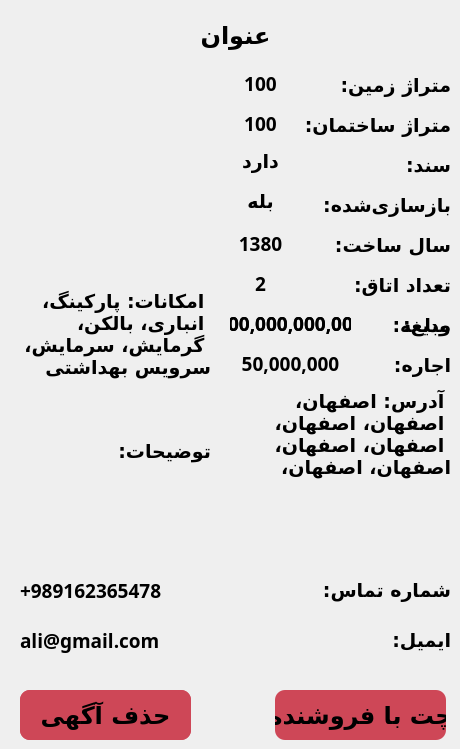
    <widget class="QWidget" name="page_Details_HouseVilla">
     <widget class="QLabel" name="label_detail_hv_total_price_text">
      <property name="geometry">
       <rect>
        <x>360</x>
        <y>310</y>
        <width>91</width>
        <height>31</height>
       </rect>
      </property>
      <property name="font">
       <font>
        <family>B Nazanin</family>
        <pointsize>14</pointsize>
        <weight>75</weight>
        <bold>true</bold>
       </font>
      </property>
      <property name="text">
       <string>مبلغ:</string>
      </property>
      <property name="alignment">
       <set>Qt::AlignLeading|Qt::AlignLeft|Qt::AlignVCenter</set>
      </property>
      <property name="wordWrap">
       <bool>true</bool>
      </property>
     </widget>
     <widget class="QLabel" name="label_45">
      <property name="geometry">
       <rect>
        <x>300</x>
        <y>270</y>
        <width>151</width>
        <height>31</height>
       </rect>
      </property>
      <property name="font">
       <font>
        <family>B Nazanin</family>
        <pointsize>14</pointsize>
        <weight>75</weight>
        <bold>true</bold>
       </font>
      </property>
      <property name="text">
       <string>تعداد اتاق:</string>
      </property>
      <property name="alignment">
       <set>Qt::AlignLeading|Qt::AlignLeft|Qt::AlignVCenter</set>
      </property>
      <property name="wordWrap">
       <bool>true</bool>
      </property>
     </widget>
     <widget class="QLabel" name="label_detail_hv_deposit">
      <property name="geometry">
       <rect>
        <x>230</x>
        <y>310</y>
        <width>121</width>
        <height>31</height>
       </rect>
      </property>
      <property name="font">
       <font>
        <family>B Nazanin</family>
        <pointsize>14</pointsize>
        <weight>75</weight>
        <bold>true</bold>
       </font>
      </property>
      <property name="text">
       <string>100,000,000,000</string>
      </property>
      <property name="alignment">
       <set>Qt::AlignHCenter|Qt::AlignTop</set>
      </property>
      <property name="wordWrap">
       <bool>true</bool>
      </property>
     </widget>
     <widget class="QLabel" name="label_detail_hv_description">
      <property name="geometry">
       <rect>
        <x>10</x>
        <y>440</y>
        <width>201</width>
        <height>121</height>
       </rect>
      </property>
      <property name="font">
       <font>
        <family>B Nazanin</family>
        <pointsize>14</pointsize>
        <weight>75</weight>
        <bold>true</bold>
       </font>
      </property>
      <property name="text">
       <string>توضیحات:</string>
      </property>
      <property name="alignment">
       <set>Qt::AlignLeading|Qt::AlignLeft|Qt::AlignTop</set>
      </property>
      <property name="wordWrap">
       <bool>true</bool>
      </property>
     </widget>
     <widget class="QLabel" name="label_detail_hv_monthly_rent">
      <property name="geometry">
       <rect>
        <x>230</x>
        <y>350</y>
        <width>121</width>
        <height>31</height>
       </rect>
      </property>
      <property name="font">
       <font>
        <family>B Nazanin</family>
        <pointsize>14</pointsize>
        <weight>75</weight>
        <bold>true</bold>
       </font>
      </property>
      <property name="text">
       <string>50,000,000</string>
      </property>
      <property name="alignment">
       <set>Qt::AlignHCenter|Qt::AlignTop</set>
      </property>
      <property name="wordWrap">
       <bool>true</bool>
      </property>
     </widget>
     <widget class="QLabel" name="label_detail_hv_total_price">
      <property name="geometry">
       <rect>
        <x>230</x>
        <y>310</y>
        <width>121</width>
        <height>31</height>
       </rect>
      </property>
      <property name="font">
       <font>
        <family>B Nazanin</family>
        <pointsize>14</pointsize>
        <weight>75</weight>
        <bold>true</bold>
       </font>
      </property>
      <property name="text">
       <string>100,000,000,000</string>
      </property>
      <property name="alignment">
       <set>Qt::AlignHCenter|Qt::AlignTop</set>
      </property>
      <property name="wordWrap">
       <bool>true</bool>
      </property>
     </widget>
     <widget class="QLabel" name="label_detail_hv_facilities">
      <property name="geometry">
       <rect>
        <x>20</x>
        <y>290</y>
        <width>191</width>
        <height>131</height>
       </rect>
      </property>
      <property name="font">
       <font>
        <family>B Nazanin</family>
        <pointsize>14</pointsize>
        <weight>75</weight>
        <bold>true</bold>
       </font>
      </property>
      <property name="text">
       <string>امکانات: پارکینگ، انباری، بالکن، گرمایش، سرمایش، سرویس بهداشتی</string>
      </property>
      <property name="alignment">
       <set>Qt::AlignLeading|Qt::AlignLeft|Qt::AlignTop</set>
      </property>
      <property name="wordWrap">
       <bool>true</bool>
      </property>
     </widget>
     <widget class="QLabel" name="label_detail_hv_build_area">
      <property name="geometry">
       <rect>
        <x>230</x>
        <y>110</y>
        <width>61</width>
        <height>31</height>
       </rect>
      </property>
      <property name="font">
       <font>
        <family>B Nazanin</family>
        <pointsize>14</pointsize>
        <weight>75</weight>
        <bold>true</bold>
       </font>
      </property>
      <property name="text">
       <string>100</string>
      </property>
      <property name="alignment">
       <set>Qt::AlignHCenter|Qt::AlignTop</set>
      </property>
      <property name="wordWrap">
       <bool>true</bool>
      </property>
     </widget>
     <widget class="QLabel" name="label_detail_hv_email">
      <property name="geometry">
       <rect>
        <x>20</x>
        <y>620</y>
        <width>291</width>
        <height>41</height>
       </rect>
      </property>
      <property name="font">
       <font>
        <family>B Nazanin</family>
        <pointsize>14</pointsize>
        <weight>75</weight>
        <bold>true</bold>
       </font>
      </property>
      <property name="layoutDirection">
       <enum>Qt::LeftToRight</enum>
      </property>
      <property name="text">
       <string>ali@gmail.com</string>
      </property>
      <property name="alignment">
       <set>Qt::AlignLeading|Qt::AlignLeft|Qt::AlignVCenter</set>
      </property>
      <property name="wordWrap">
       <bool>true</bool>
      </property>
     </widget>
     <widget class="QLabel" name="label_detail_hv_photo">
      <property name="geometry">
       <rect>
        <x>20</x>
        <y>80</y>
        <width>200</width>
        <height>200</height>
       </rect>
      </property>
      <property name="text">
       <string/>
      </property>
      <property name="pixmap">
       <pixmap>:/images/default.jpg</pixmap>
      </property>
      <property name="scaledContents">
       <bool>true</bool>
      </property>
      <property name="alignment">
       <set>Qt::AlignCenter</set>
      </property>
     </widget>
     <widget class="QLabel" name="label_63">
      <property name="geometry">
       <rect>
        <x>290</x>
        <y>150</y>
        <width>161</width>
        <height>31</height>
       </rect>
      </property>
      <property name="font">
       <font>
        <family>B Nazanin</family>
        <pointsize>14</pointsize>
        <weight>75</weight>
        <bold>true</bold>
       </font>
      </property>
      <property name="text">
       <string>سند:</string>
      </property>
      <property name="alignment">
       <set>Qt::AlignLeading|Qt::AlignLeft|Qt::AlignVCenter</set>
      </property>
      <property name="wordWrap">
       <bool>true</bool>
      </property>
     </widget>
     <widget class="QLabel" name="label_47">
      <property name="geometry">
       <rect>
        <x>300</x>
        <y>230</y>
        <width>151</width>
        <height>31</height>
       </rect>
      </property>
      <property name="font">
       <font>
        <family>B Nazanin</family>
        <pointsize>14</pointsize>
        <weight>75</weight>
        <bold>true</bold>
       </font>
      </property>
      <property name="text">
       <string>سال ساخت:</string>
      </property>
      <property name="alignment">
       <set>Qt::AlignLeading|Qt::AlignLeft|Qt::AlignVCenter</set>
      </property>
      <property name="wordWrap">
       <bool>true</bool>
      </property>
     </widget>
     <widget class="QLabel" name="label_detail_hv_phone">
      <property name="geometry">
       <rect>
        <x>20</x>
        <y>570</y>
        <width>291</width>
        <height>41</height>
       </rect>
      </property>
      <property name="font">
       <font>
        <family>B Nazanin</family>
        <pointsize>14</pointsize>
        <weight>75</weight>
        <bold>true</bold>
       </font>
      </property>
      <property name="layoutDirection">
       <enum>Qt::LeftToRight</enum>
      </property>
      <property name="text">
       <string>+989162365478</string>
      </property>
      <property name="alignment">
       <set>Qt::AlignLeading|Qt::AlignLeft|Qt::AlignVCenter</set>
      </property>
      <property name="wordWrap">
       <bool>true</bool>
      </property>
     </widget>
     <widget class="QLabel" name="label_68">
      <property name="geometry">
       <rect>
        <x>320</x>
        <y>620</y>
        <width>131</width>
        <height>41</height>
       </rect>
      </property>
      <property name="font">
       <font>
        <family>B Nazanin</family>
        <pointsize>14</pointsize>
        <weight>75</weight>
        <bold>true</bold>
       </font>
      </property>
      <property name="text">
       <string>ایمیل:</string>
      </property>
      <property name="alignment">
       <set>Qt::AlignLeading|Qt::AlignLeft|Qt::AlignVCenter</set>
      </property>
      <property name="wordWrap">
       <bool>true</bool>
      </property>
     </widget>
     <widget class="QLabel" name="label_61">
      <property name="geometry">
       <rect>
        <x>290</x>
        <y>190</y>
        <width>161</width>
        <height>31</height>
       </rect>
      </property>
      <property name="font">
       <font>
        <family>B Nazanin</family>
        <pointsize>14</pointsize>
        <weight>75</weight>
        <bold>true</bold>
       </font>
      </property>
      <property name="text">
       <string>بازسازی‌شده:</string>
      </property>
      <property name="alignment">
       <set>Qt::AlignLeading|Qt::AlignLeft|Qt::AlignVCenter</set>
      </property>
      <property name="wordWrap">
       <bool>true</bool>
      </property>
     </widget>
     <widget class="QLabel" name="label_detail_hv_deposit_text">
      <property name="geometry">
       <rect>
        <x>350</x>
        <y>310</y>
        <width>101</width>
        <height>31</height>
       </rect>
      </property>
      <property name="font">
       <font>
        <family>B Nazanin</family>
        <pointsize>14</pointsize>
        <weight>75</weight>
        <bold>true</bold>
       </font>
      </property>
      <property name="text">
       <string>ودیعه:</string>
      </property>
      <property name="alignment">
       <set>Qt::AlignLeading|Qt::AlignLeft|Qt::AlignVCenter</set>
      </property>
      <property name="wordWrap">
       <bool>true</bool>
      </property>
     </widget>
     <widget class="QLabel" name="label_detail_hv_title">
      <property name="geometry">
       <rect>
        <x>20</x>
        <y>10</y>
        <width>431</width>
        <height>51</height>
       </rect>
      </property>
      <property name="font">
       <font>
        <family>B Nazanin</family>
        <pointsize>18</pointsize>
        <weight>75</weight>
        <bold>true</bold>
       </font>
      </property>
      <property name="text">
       <string>عنوان</string>
      </property>
      <property name="alignment">
       <set>Qt::AlignCenter</set>
      </property>
      <property name="wordWrap">
       <bool>true</bool>
      </property>
     </widget>
     <widget class="QLabel" name="label_detail_hv_room">
      <property name="geometry">
       <rect>
        <x>230</x>
        <y>270</y>
        <width>61</width>
        <height>31</height>
       </rect>
      </property>
      <property name="font">
       <font>
        <family>B Nazanin</family>
        <pointsize>14</pointsize>
        <weight>75</weight>
        <bold>true</bold>
       </font>
      </property>
      <property name="text">
       <string>2</string>
      </property>
      <property name="alignment">
       <set>Qt::AlignHCenter|Qt::AlignTop</set>
      </property>
      <property name="wordWrap">
       <bool>true</bool>
      </property>
     </widget>
     <widget class="QLabel" name="label_detail_hv_monthly_rent_text">
      <property name="geometry">
       <rect>
        <x>350</x>
        <y>350</y>
        <width>101</width>
        <height>31</height>
       </rect>
      </property>
      <property name="font">
       <font>
        <family>B Nazanin</family>
        <pointsize>14</pointsize>
        <weight>75</weight>
        <bold>true</bold>
       </font>
      </property>
      <property name="text">
       <string>اجاره:</string>
      </property>
      <property name="alignment">
       <set>Qt::AlignLeading|Qt::AlignLeft|Qt::AlignVCenter</set>
      </property>
      <property name="wordWrap">
       <bool>true</bool>
      </property>
     </widget>
     <widget class="QLabel" name="label_detail_hv_deed">
      <property name="geometry">
       <rect>
        <x>230</x>
        <y>150</y>
        <width>61</width>
        <height>31</height>
       </rect>
      </property>
      <property name="font">
       <font>
        <family>B Nazanin</family>
        <pointsize>14</pointsize>
        <weight>75</weight>
        <bold>true</bold>
       </font>
      </property>
      <property name="text">
       <string>دارد</string>
      </property>
      <property name="alignment">
       <set>Qt::AlignHCenter|Qt::AlignTop</set>
      </property>
      <property name="wordWrap">
       <bool>true</bool>
      </property>
     </widget>
     <widget class="QLabel" name="label_detail_hv_renovated">
      <property name="geometry">
       <rect>
        <x>230</x>
        <y>190</y>
        <width>61</width>
        <height>31</height>
       </rect>
      </property>
      <property name="font">
       <font>
        <family>B Nazanin</family>
        <pointsize>14</pointsize>
        <weight>75</weight>
        <bold>true</bold>
       </font>
      </property>
      <property name="text">
       <string>بله</string>
      </property>
      <property name="alignment">
       <set>Qt::AlignHCenter|Qt::AlignTop</set>
      </property>
      <property name="wordWrap">
       <bool>true</bool>
      </property>
     </widget>
     <widget class="QLabel" name="label_49">
      <property name="geometry">
       <rect>
        <x>290</x>
        <y>70</y>
        <width>161</width>
        <height>31</height>
       </rect>
      </property>
      <property name="font">
       <font>
        <family>B Nazanin</family>
        <pointsize>14</pointsize>
        <weight>75</weight>
        <bold>true</bold>
       </font>
      </property>
      <property name="text">
       <string>متراژ زمین:</string>
      </property>
      <property name="alignment">
       <set>Qt::AlignLeading|Qt::AlignLeft|Qt::AlignVCenter</set>
      </property>
      <property name="wordWrap">
       <bool>true</bool>
      </property>
     </widget>
     <widget class="QLabel" name="label_detail_hv_full_address">
      <property name="geometry">
       <rect>
        <x>230</x>
        <y>390</y>
        <width>221</width>
        <height>171</height>
       </rect>
      </property>
      <property name="font">
       <font>
        <family>B Nazanin</family>
        <pointsize>14</pointsize>
        <weight>75</weight>
        <bold>true</bold>
       </font>
      </property>
      <property name="text">
       <string>آدرس: اصفهان، اصفهان، اصفهان، اصفهان، اصفهان، اصفهان، اصفهان، </string>
      </property>
      <property name="alignment">
       <set>Qt::AlignLeading|Qt::AlignLeft|Qt::AlignTop</set>
      </property>
      <property name="wordWrap">
       <bool>true</bool>
      </property>
     </widget>
     <widget class="QLabel" name="label_66">
      <property name="geometry">
       <rect>
        <x>320</x>
        <y>570</y>
        <width>131</width>
        <height>41</height>
       </rect>
      </property>
      <property name="font">
       <font>
        <family>B Nazanin</family>
        <pointsize>14</pointsize>
        <weight>75</weight>
        <bold>true</bold>
       </font>
      </property>
      <property name="text">
       <string>شماره تماس:</string>
      </property>
      <property name="alignment">
       <set>Qt::AlignLeading|Qt::AlignLeft|Qt::AlignVCenter</set>
      </property>
      <property name="wordWrap">
       <bool>true</bool>
      </property>
     </widget>
     <widget class="QLabel" name="label_50">
      <property name="geometry">
       <rect>
        <x>290</x>
        <y>110</y>
        <width>161</width>
        <height>31</height>
       </rect>
      </property>
      <property name="font">
       <font>
        <family>B Nazanin</family>
        <pointsize>14</pointsize>
        <weight>75</weight>
        <bold>true</bold>
       </font>
      </property>
      <property name="text">
       <string>متراژ ساختمان:</string>
      </property>
      <property name="alignment">
       <set>Qt::AlignLeading|Qt::AlignLeft|Qt::AlignVCenter</set>
      </property>
      <property name="wordWrap">
       <bool>true</bool>
      </property>
     </widget>
     <widget class="QLabel" name="label_detail_hv_land_area">
      <property name="geometry">
       <rect>
        <x>230</x>
        <y>70</y>
        <width>61</width>
        <height>31</height>
       </rect>
      </property>
      <property name="font">
       <font>
        <family>B Nazanin</family>
        <pointsize>14</pointsize>
        <weight>75</weight>
        <bold>true</bold>
       </font>
      </property>
      <property name="text">
       <string>100</string>
      </property>
      <property name="alignment">
       <set>Qt::AlignHCenter|Qt::AlignTop</set>
      </property>
      <property name="wordWrap">
       <bool>true</bool>
      </property>
     </widget>
     <widget class="QPushButton" name="pushButton_detail_hv_report">
      <property name="geometry">
       <rect>
        <x>20</x>
        <y>690</y>
        <width>171</width>
        <height>50</height>
       </rect>
      </property>
      <property name="font">
       <font>
        <family>B Nazanin</family>
        <pointsize>18</pointsize>
        <weight>75</weight>
        <bold>true</bold>
       </font>
      </property>
      <property name="cursor">
       <cursorShape>PointingHandCursor</cursorShape>
      </property>
      <property name="styleSheet">
       <string notr="true">background-color: #CE4757;
border-style: solid;
border-color: black;
border-width: 0px;
border-radius: 10px;</string>
      </property>
      <property name="text">
       <string>گزارش آگهی</string>
      </property>
     </widget>
     <widget class="QLabel" name="label_detail_hv_year">
      <property name="geometry">
       <rect>
        <x>230</x>
        <y>230</y>
        <width>61</width>
        <height>31</height>
       </rect>
      </property>
      <property name="font">
       <font>
        <family>B Nazanin</family>
        <pointsize>14</pointsize>
        <weight>75</weight>
        <bold>true</bold>
       </font>
      </property>
      <property name="text">
       <string>1380</string>
      </property>
      <property name="alignment">
       <set>Qt::AlignHCenter|Qt::AlignTop</set>
      </property>
      <property name="wordWrap">
       <bool>true</bool>
      </property>
     </widget>
     <widget class="QPushButton" name="pushButton_detail_hv_chat">
      <property name="geometry">
       <rect>
        <x>275</x>
        <y>690</y>
        <width>171</width>
        <height>50</height>
       </rect>
      </property>
      <property name="font">
       <font>
        <family>B Nazanin</family>
        <pointsize>18</pointsize>
        <weight>75</weight>
        <bold>true</bold>
       </font>
      </property>
      <property name="cursor">
       <cursorShape>PointingHandCursor</cursorShape>
      </property>
      <property name="styleSheet">
       <string notr="true">background-color: #CE4757;
border-style: solid;
border-color: black;
border-width: 0px;
border-radius: 10px;</string>
      </property>
      <property name="text">
       <string>چت با فروشنده</string>
      </property>
     </widget>
     <widget class="QPushButton" name="pushButton_detail_hv_delete">
      <property name="geometry">
       <rect>
        <x>20</x>
        <y>690</y>
        <width>171</width>
        <height>50</height>
       </rect>
      </property>
      <property name="font">
       <font>
        <family>B Nazanin</family>
        <pointsize>18</pointsize>
        <weight>75</weight>
        <bold>true</bold>
       </font>
      </property>
      <property name="cursor">
       <cursorShape>PointingHandCursor</cursorShape>
      </property>
      <property name="styleSheet">
       <string notr="true">background-color: #CE4757;
border-style: solid;
border-color: black;
border-width: 0px;
border-radius: 10px;</string>
      </property>
      <property name="text">
       <string>حذف آگهی</string>
      </property>
     </widget>
    </widget>
